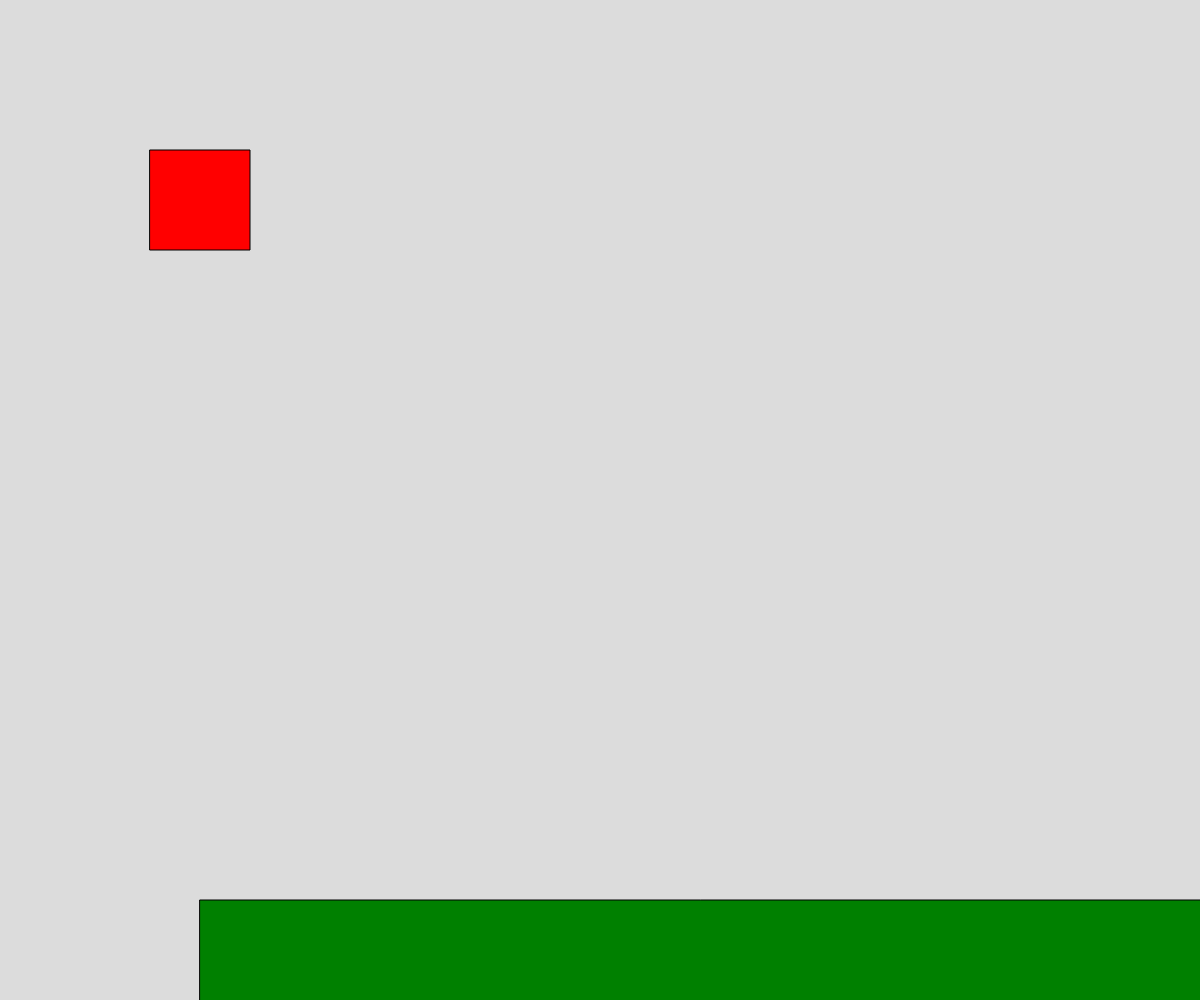
Frame 1 (no input)
Frame 60 (no input): identical to frame 1, image omitted
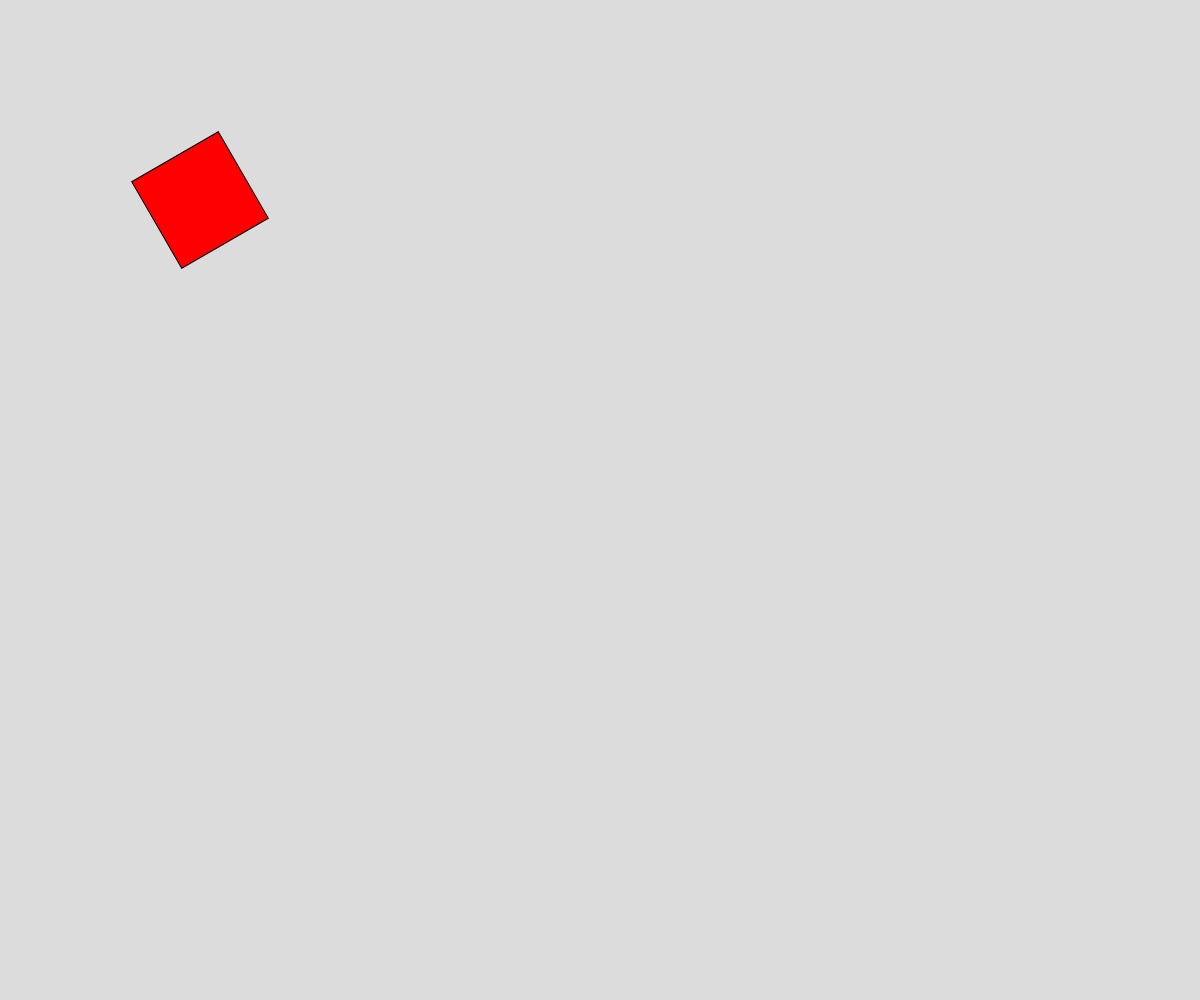
Frame 120 (the mouse pressed at the canvas centre since frame 60)

The p5.js sketch that drew these frames (run headless with seeded random() and noise() and a simulated clock; from frame 60 on, the mouse is pressed at the canvas centre):

// p5.js sketch
// ── sketch.js
// Translation and rotation with images. 

function setup() {
  createCanvas(windowWidth, windowHeight);
  angleMode(DEGREES);
}

function draw() {
  background(220);
  
  push(); // save the transformation matrix
  translate(200, 200)
  rotate(mouseX); 
  fill("red")
  square(-50, -50, 100);

  fill("green");
  rect(0, height-300, width*2, 500);

  pop(); 
}
